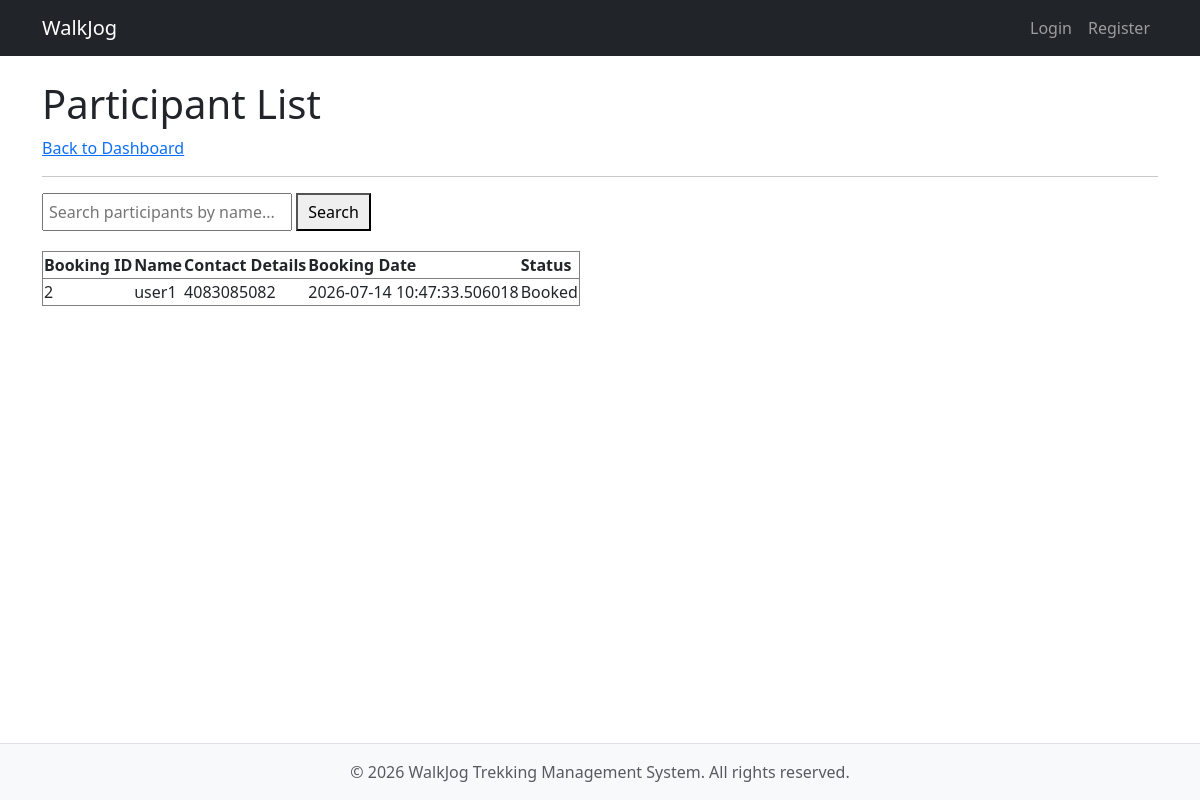
The app's page /staff/trek/3/users with its own data.
### models.py (models this page shows)
class Booking(db.Model):
    __tablename__ = 'booking'
    booking_id = db.Column(
        db.Integer,
        primary_key=True
    )
    user_id = db.Column(
        db.Integer,
        db.ForeignKey('users.id'),
        nullable=False
    )
    trek_id = db.Column(
        db.Integer,
        db.ForeignKey('treks.trek_id'),
        nullable=False
    )
    booking_date = db.Column(
        db.DateTime,
        default=datetime.now
    )
    status = db.Column(
        db.String(20),
        default='Booked'
    )

class UserProfile(db.Model):
    __tablename__ = 'user_profile'
    user_id = db.Column(
        db.Integer,
        db.ForeignKey('users.id'),
        primary_key=True,
        nullable=False
    )
    name = db.Column(db.String(50), nullable=False)
    contact_details = db.Column(db.String(15), nullable=False)
    is_blacklisted = db.Column(db.Boolean, default=False)
    created_at = db.Column(db.DateTime, default=datetime.now)

### app.py (the view)
@app.route('/staff/trek/<int:trek_id>/users')
def trek_users(trek_id):
    bookings = db.session.query(
        Booking.booking_id,
        UserProfile.name.label('user_name'),
        UserProfile.contact_details,
        Booking.booking_date,
        Booking.status
    ).join(UserProfile, Booking.user_id == UserProfile.user_id)\
     .filter(Booking.trek_id == trek_id).all()
    return render_template(
        'trek_users.html',
        bookings=bookings
    )

### templates/trek_users.html (shortened to what this page needs)
{% extends "base.html" %}
{% block content %}
<h1>Participant List</h1>
<a href="javascript:history.back()">Back to Dashboard</a>
<hr>
<form method="GET" style="margin-bottom: 20px;">
    <input type="text" name="search" placeholder="Search participants by name..."
        value="{{ request.args.get('search', '') }}" style="padding: 5px; width: 250px;">
    <button type="submit" style="padding: 5px 10px;">Search</button>
</form>
{% set query = request.args.get('search', '').lower() %}
<div class="table">
    <table border="1">
        <tr>
            <th>Booking ID</th>
            <th>Name</th>
            <th>Contact Details</th>
            <th>Booking Date</th>
            <th>Status</th>
        </tr>
        {% for booking in bookings %}
        {% if not query or query in booking.user_name.lower() %}
        <tr>
            <td>{{ booking.booking_id }}</td>
            <td>{{ booking.user_name }}</td>
            <td>{{ booking.contact_details }}</td>
            <td>{{ booking.booking_date }}</td>
            <td>{{ booking.status }}</td>
        </tr>
        {% endif %}
        {% else %}
        <tr>
            <td colspan="5" style="text-align: center;">No participants have booked this trek yet.</td>
        </tr>
        {% endfor %}
    </table>
</div>
{% endblock %}

### records on screen
Booking: booking_id "2", user_name "user1", contact_details "4083085082", booking_date "2026-07-14 10:47:33.506018", status "Booked"
